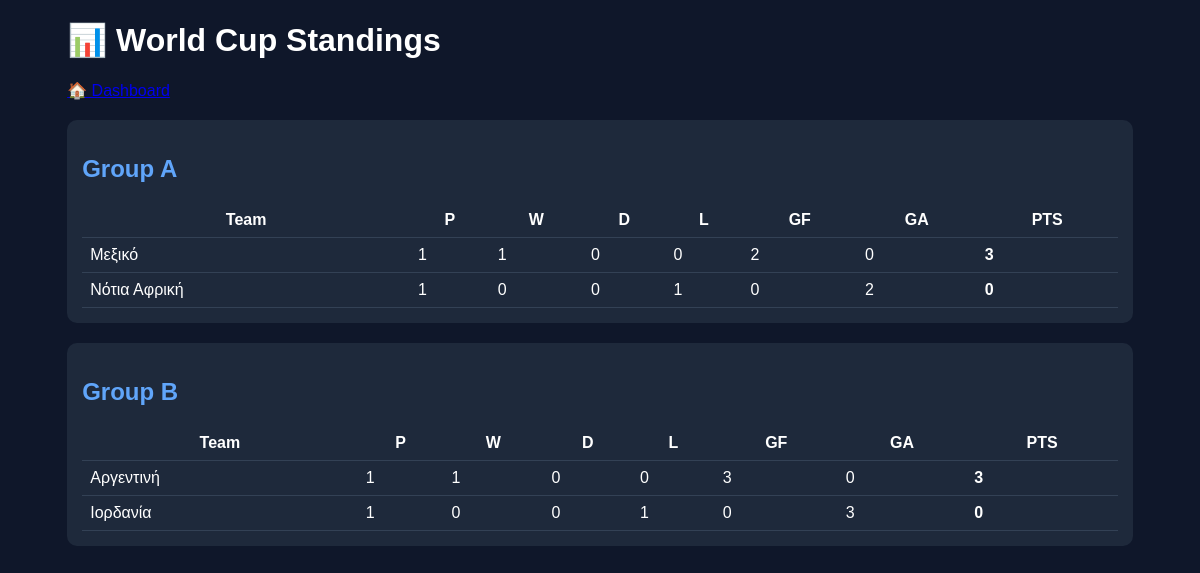
Screenshot of /standings with the database file from the repository.
### tables this page shows
CREATE TABLE matches (
        id INTEGER PRIMARY KEY AUTOINCREMENT,
        home_team TEXT,
        away_team TEXT,
        group_name TEXT,
        phase TEXT,
        kickoff TEXT,
        home_score INTEGER,
        away_score INTEGER,
        scorers TEXT,
        finished INTEGER DEFAULT 0,
        scored INTEGER DEFAULT 0
    );

### app.py (the view)
@app.route("/standings")
def standings():
    from models.database import get_connection
    conn = get_connection()
    cursor = conn.cursor()
    cursor.execute("""
        SELECT home_team, away_team, home_score, away_score, group_name
        FROM matches
        WHERE finished=1
    """)
    matches = cursor.fetchall()
    conn.close()
    table = {}
    def init_team(group, team):
        if group not in table:
            table[group] = {}
        if team not in table[group]:
            table[group][team] = {
                "played": 0,
                "wins": 0,
                "draws": 0,
                "losses": 0,
                "gf": 0,
                "ga": 0,
                "points": 0
            }
    for h, a, hs, aw, group in matches:
        init_team(group, h)
        init_team(group, a)
        for team in [(h, hs, aw), (a, aw, hs)]:
            t, gf, ga = team
            table[group][t]["played"] += 1
            table[group][t]["gf"] += gf
            table[group][t]["ga"] += ga
        if hs > aw:
            table[group][h]["wins"] += 1
            table[group][a]["losses"] += 1
            table[group][h]["points"] += 3
        elif aw > hs:
            table[group][a]["wins"] += 1
            table[group][h]["losses"] += 1
            table[group][a]["points"] += 3
        else:
            table[group][h]["draws"] += 1
            table[group][a]["draws"] += 1
            table[group][h]["points"] += 1
            table[group][a]["points"] += 1
    for group in table:
        table[group] = dict(
            sorted(
                table[group].items(),
                key=lambda x: (
                    x[1]["points"],
                    x[1]["gf"] - x[1]["ga"],
                    x[1]["gf"]
                ),
                reverse=True
            )
    )
    return render_template("standings.html", table=table)

### models/database.py (called while the page is built)
def get_connection():
    return sqlite3.connect(DB_PATH)

### templates/standings.html (shortened to what this page needs)
<!DOCTYPE html>
<html>
<head>
</head>
<body>
<div class="container">
<h1>📊 World Cup Standings</h1>
<a href="/dashboard">🏠 Dashboard</a>
{% for group, teams in table.items() %}
<div class="card">
<h2>Group {{ group }}</h2>
<table>
<tr>
    <th>Team</th>
    <th>P</th>
    <th>W</th>
    <th>D</th>
    <th>L</th>
    <th>GF</th>
    <th>GA</th>
    <th>PTS</th>
</tr>
{% for team, stats in teams.items() %}
<tr>
    <td>{{ team }}</td>
    <td>{{ stats.played }}</td>
    <td>{{ stats.wins }}</td>
    <td>{{ stats.draws }}</td>
    <td>{{ stats.losses }}</td>
    <td>{{ stats.gf }}</td>
    <td>{{ stats.ga }}</td>
    <td><b>{{ stats.points }}</b></td>
</tr>
{% endfor %}
</table>
</div>
{% endfor %}
</div>
</body>
</html>

### templates/standings.html (style rules this page uses)
body { font-family: Arial; background:#0f172a; color:white; }
.container { width:90%; margin:auto; }
.card { background:#1e293b; padding:15px; margin:20px 0; border-radius:10px; }
table { width:100%; border-collapse: collapse; color:white; }
th, td { padding:8px; border-bottom:1px solid #334155; }
h2 { color:#60a5fa; }

### rows the page displays
matches: home_team "Μεξικό", played "1", wins "1", draws "0", losses "0", gf "2", ga "0", points "3", away_team "Νότια Αφρική", wins "0", losses "1", gf "0", ga "2", points "0"
matches: home_team "Αργεντινή", played "1", wins "1", draws "0", losses "0", gf "3", ga "0", points "3", away_team "Ιορδανία", wins "0", losses "1", gf "0", ga "3", points "0"

### other values shown
{{ group }} "A" "B"
